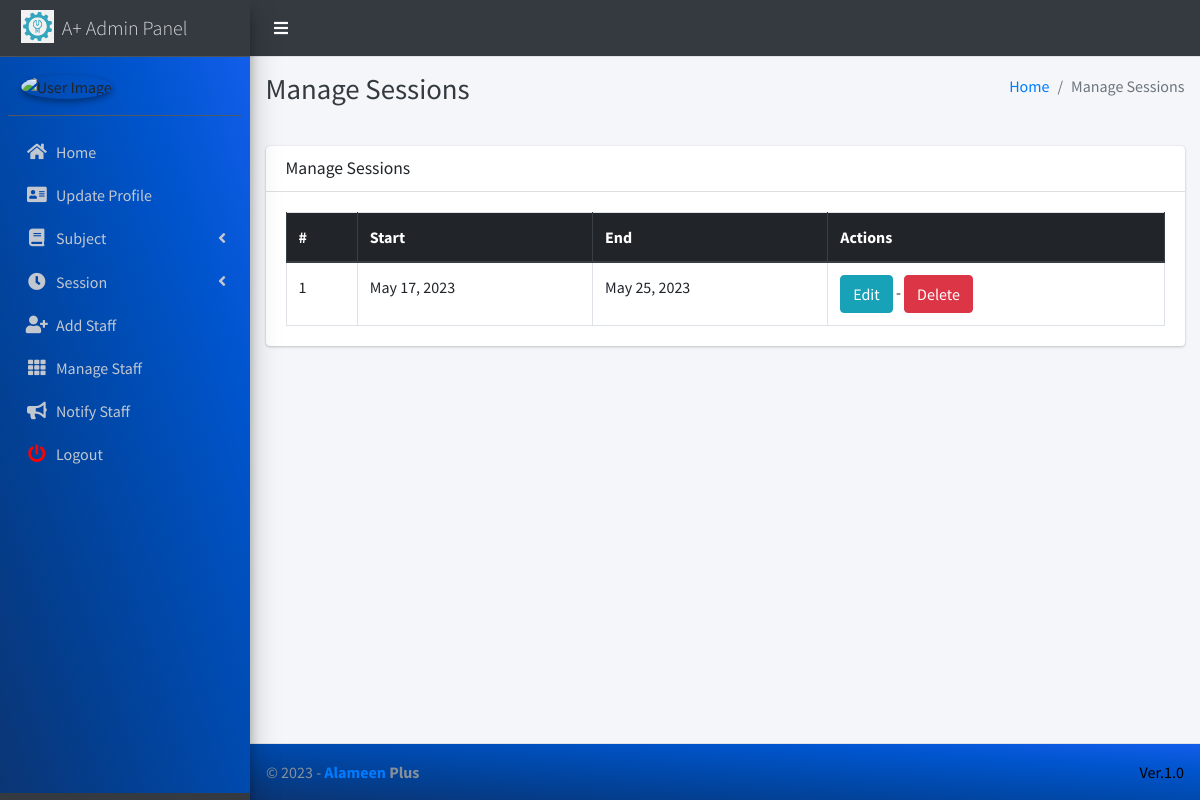
The page /session/manage/ (signed in) on the database as committed earlier.
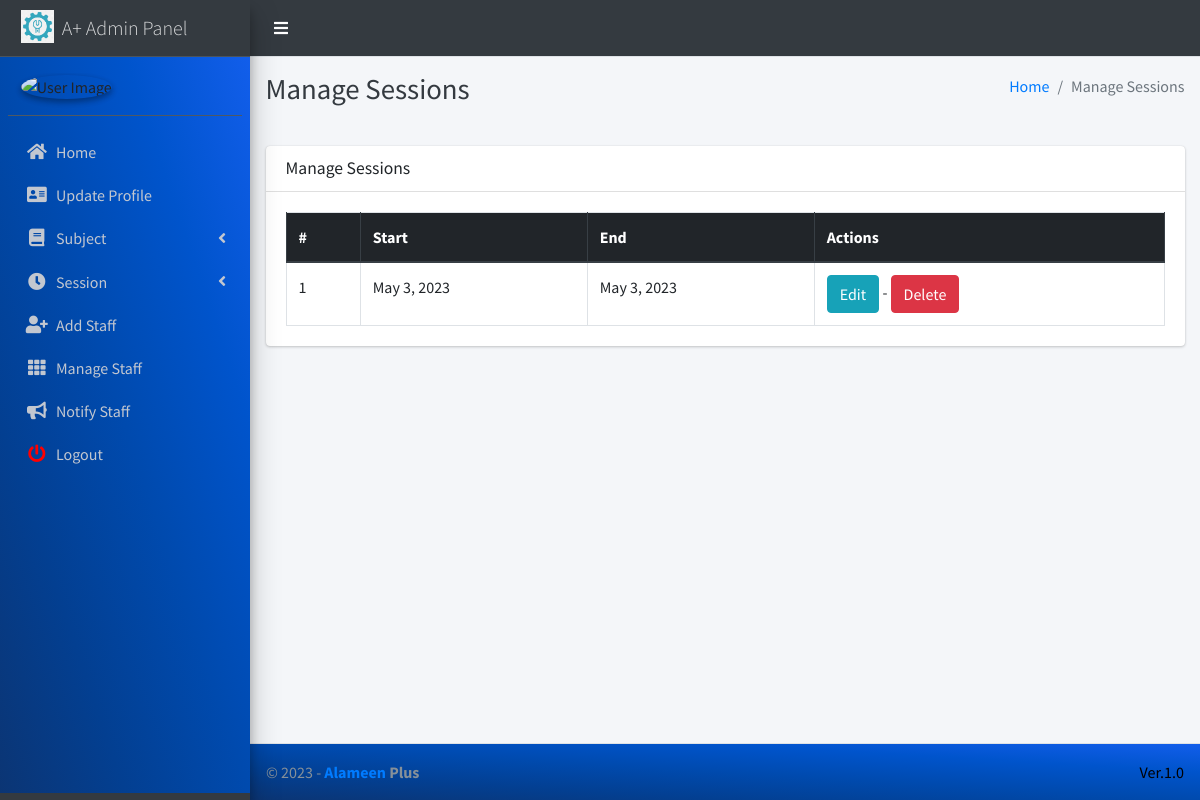
The same page on the database as committed later.
### main_app/models.py (models this page shows, shortened)
class Session(models.Model):
    start_year = models.DateField()
    end_year = models.DateField()

### main_app/hod_views.py (the view)
# urls.py: path("session/manage/", hod_views.manage_session, name='manage_session'),
@login_required(redirect_field_name="user_login")
def manage_session(request):
    sessions = Session.objects.all()
    context = {'sessions': sessions, 'page_title': 'Manage Sessions'}
    return render(request, "hod_template/manage_session.html", context)

### main_app/models.py (called while the page is built)
    def __str__(self):
        return  self.first_name + " " + self.last_name

### main_app/templates/hod_template/manage_session.html
{% extends 'main_app/base.html' %}
{% load static %}
{% block page_title %}{{page_title}}{% endblock page_title %}
{% block content %}
<section class="content">
    <div class="container-fluid">
        <div class="row">
            <div class="col-md-12">
                <div class="card">
                    <div class="card-header">
                        <h3 class="card-title">{{page_title}}</h3>
                    </div>
                    <div class="card-body">
                        <table id="example2" class="table table-bordered table-hover">
                            <thead class="thead-dark">
                                <tr>
                                    <th>#</th>
                                    <th>Start</th>
                                    <th>End</th>
                                    <th>Actions</th>
                                </tr>
                            </thead>
                            <tbody>
                                {% for session in sessions %}
                                <tr>
                                    <td>{{ forloop.counter }}</td>
                                    <td>{{session.start_year}}</td>
                                    <td>{{session.end_year}}</td>
                                    <td><a href="{% url 'edit_session' session.id %}" class="btn btn-info">Edit</a> - <a href="{% url 'delete_session' session.id %}" onclick="return confirm('Are you sure you want to delete this ?')" class="btn btn-danger">Delete</a> </td>
                                </tr>
                                {% endfor %}
                            </tbody>
                        </table>
                    </div>
                </div>
            </div>
        </div>
    </div>
</section>
{% endblock content %}

Rows that differ between the two databases and show on the page:
removed Session: start_year "May 17, 2023", end_year "May 25, 2023"
added Session: start_year "May 3, 2023", end_year "May 3, 2023"
